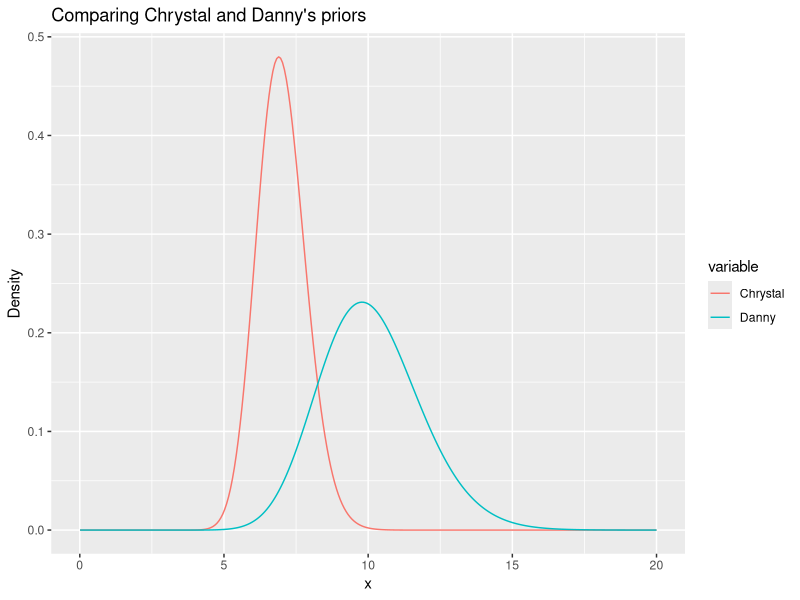
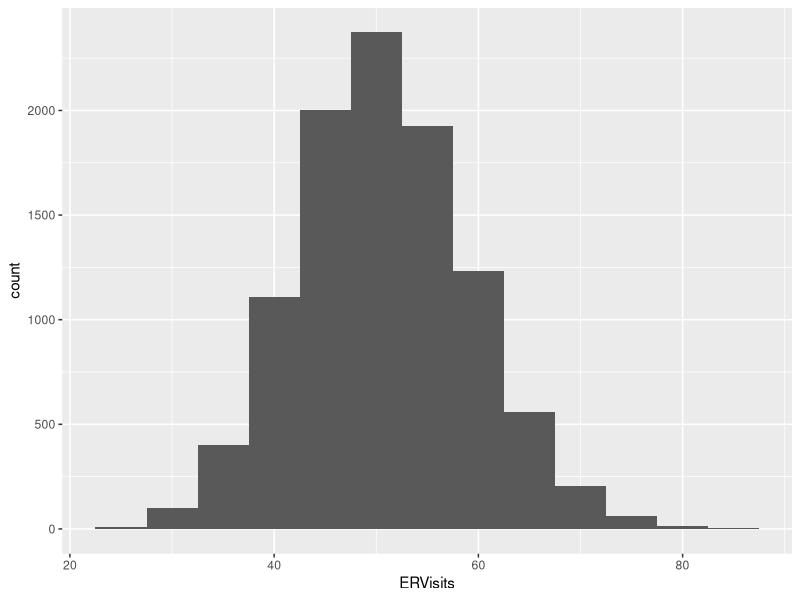

Reproduce these figures in R, in order.
## ---- chunk 1
knitr::opts_chunk$set(echo = TRUE)
require(LearnBayes)
require(ggplot2)
require(reshape2)
## ---- chunk 2
s <- seq(0.01, 20, length.out = 300)
Chrystal <- sapply(s, dgamma, shape = 70, rate = 10)
Danny <- sapply(s, dgamma, shape = 33.3, rate = 3.3)
dataf <- data.frame(s, Chrystal, Danny)
data <- melt(dataf, id="s")
ggplot(data, aes(x=s,y=value,color=variable))+
         geom_line()+
        ggtitle("Comparing Chrystal and Danny's priors")+
        labs(x="x", y="Density")
## ---- chunk 3
qgamma(c(0.05,0.95),70,10)
## ---- chunk 4
qgamma(c(0.05,0.95),33.3,3.3)
## ---- chunk 5
Y <- c(8,6,6,9,8,9,7)
n <- 7 
qgamma(c(0.025,0.975), shape = 70+sum(Y), rate = 10+n)
## ---- chunk 6
pgamma(6, shape = 70+sum(Y), rate = 10+n)
## ---- chunk 7
m <- 10000
ERVisits <- numeric(m)
for(i in 1:m){
  lambdax <- rgamma(1, shape = 70+sum(Y), rate = 10+n)
  ERVisits[i] <- rpois(1, lambda = 7*lambdax)
}

ggplot(as.data.frame(ERVisits), aes(x=ERVisits))+
  geom_histogram(binwidth = 5)
